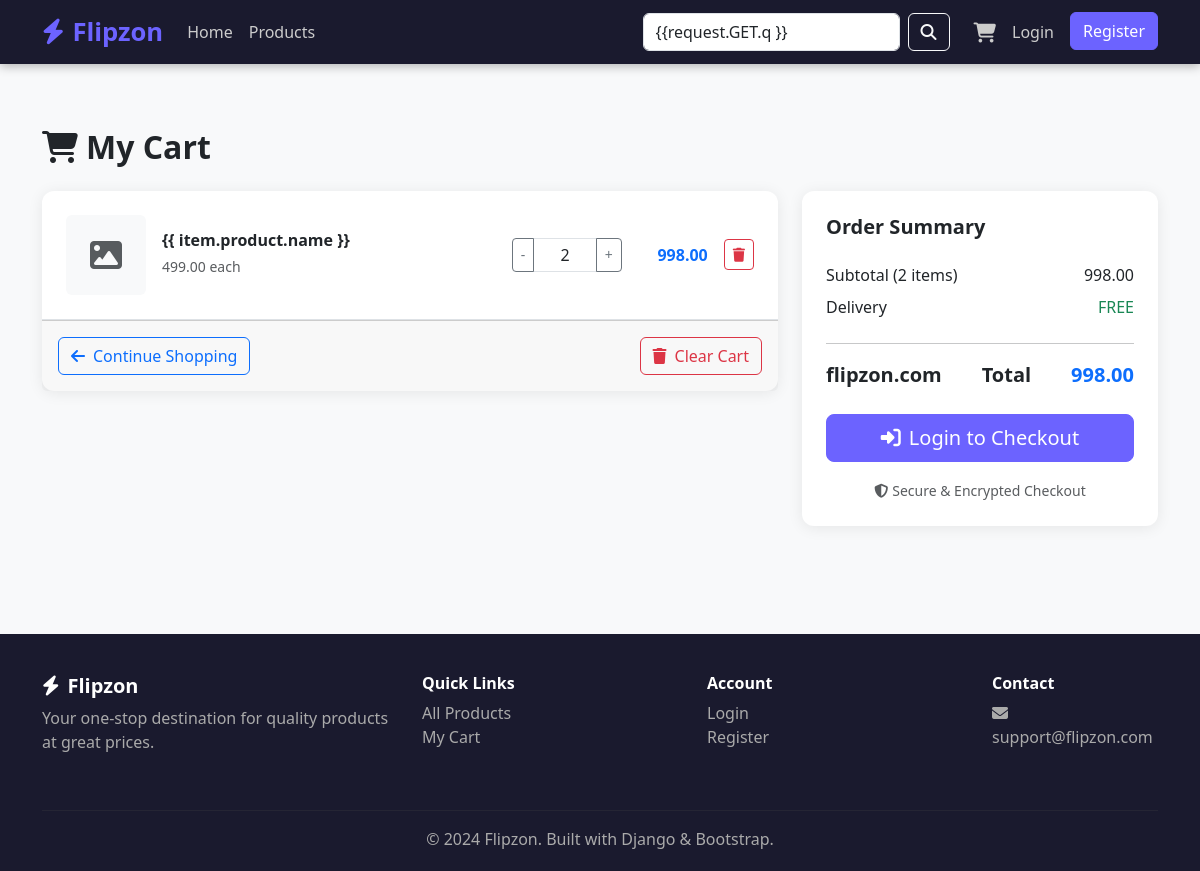
Page /cart/ on the committed database.
### cart/models.py (models this page shows, shortened)
class CartItem(models.Model):
    cart = models.ForeignKey(Cart, on_delete=models.CASCADE, related_name='items')
    product = models.ForeignKey(Product, on_delete=models.CASCADE)
    quantity = models.PositiveIntegerField(default=1)
    @property
    def total_price(self):
        return self.product.final_price * self.quantity

class Cart(models.Model):
    user = models.OneToOneField(User, on_delete=models.CASCADE, null=True, blank=True)
    session_key = models.CharField(max_length=40, null=True, blank=True)
    created_at = models.DateTimeField(auto_now_add=True)
    updated_at = models.DateTimeField(auto_now=True)
    @property
    def total_price(self):
        return sum(item.total_price for item in self.items.all())
    @property
    def total_items(self):
        return sum(item.quantity for item in self.items.all())

### store/models.py (models this page shows, shortened)
class Product(models.Model):
    category = models.ForeignKey(
        Category,
        on_delete=models.CASCADE,
        related_name='products'
    )
    name = models.CharField(max_length=200)
    slug = models.SlugField(unique=True, blank=True)
    description = models.TextField()
    price = models.DecimalField(max_digits=10, decimal_places=2)
    discount_price = models.DecimalField(
        max_digits=10,
        decimal_places=2,
        blank=True,
        null=True
    )
    image = models.ImageField(
        upload_to='products/',
        blank=True,
        null=True
    )
    stock = models.PositiveIntegerField(default=0)
    available = models.BooleanField(default=True)
    featured = models.BooleanField(default=False)
    created_at = models.DateTimeField(auto_now_add=True)
    class Meta:
        ordering = ['-created_at']
    @property
    def final_price(self):
        return self.discount_price if self.discount_price else self.price

### cart/views.py (the view)
# urls.py: path('', views.cart_detail, name='detail'),
def cart_detail(request):
    cart = get_or_create_cart(request)
    return render(request, 'cart/cart.html', {'cart': cart})

### cart/views.py (called while the page is built)
def get_or_create_cart(request):
    if request.user.is_authenticated:
        cart, _ = Cart.objects.get_or_create(user=request.user)
    else:
        if not request.session.session_key:
            request.session.create()
        cart, _ = Cart.objects.get_or_create(
            session_key=request.session.session_key
        )
    return cart

### cart/templates/cart/cart.html (shortened to what this page needs)
{% extends 'base.html' %}
{% block content %}
<div class="container py-5">
<h2 class="fw-bold mb-4"><i class="fas fa-shopping-cart me-2"></i>My Cart</h2>
{% if cart.items.exists %}
<div class="row g-4">
<div class="col-md-8">
<div class="card">
<div class="card-body p-0">
{% for item in cart.items.all %}
<div class="d-flex align-items-center p-4 border-bottom">
{% if item.product.image %}
<img src="{{ item.product.image.url }}" style="width:80px;height:80px;object-fit:cover;border-radius:10px;"
alt="">
{% else %}
<div class="bg-light rounded d-flex align-items-center justify-content-center"
style="width:80px;height:80px;">
<i class="fas fa-image fa-2x text-muted"></i>
</div>
{% endif %}
<div class="ms-3 flex-grow-1">
<h6 class="fw-bold mb-1">
<a href="{% url 'store:product_detail' item.product.slug %}" class="text-dark text-decoration-none">{{
item.product.name }}</a>
</h6>
<small class="text-muted"> {{ item.product.final_price }} each</small>
</div>
<div class="d-flex align-items-center gap-3">
<form action="{% url 'cart:update' item.id %}" method="post" class="d-flex">
<div class="input-group" style="width:110px;">
<button type="submit" name="quantity" value="{{ item.quantity|add:'-1' }}" class="btn btn-outline-secondary
btn-sm">-</button>
<span class="form-control text-center py-1">{{ item.quantity }}</span>
<button type="submit" name="quantity" value="{{ item.quantity|add:'1' }}" class="btn btn-outline-secondary
btn-sm">+</button>
</div>
</form>
<span class="fw-bold text-primary" style="min-width:70px;text-align:right;"> {{ item.total_price }}</span>
<a href="{% url 'cart:remove' item.id %}" class="btn btn-outline-danger btn-sm" onclick="return
confirm('Remove?')">
<i class="fas fa-trash"></i>
</a>
    </div>
</div>
{% endfor %}
</div>
<div class="card-footer d-flex justify-content-between py-3">
<a href="{% url 'store:product_list' %}" class="btn btn-outline-primary"><i class="fas fa-arrow-left
me-2"></i>Continue Shopping</a>
<a href="{% url 'cart:clear' %}" class="btn btn-outline-danger" onclick="return confirm('Clear all
items?')"><i class="fas fa-trash me-2"></i>Clear Cart</a>
</div>
</div>
</div>
<div class="col-md-4">
<div class="card p-4">
<h5 class="fw-bold mb-4">Order Summary</h5>
<div class="d-flex justify-content-between mb-2">
<span>Subtotal ({{ cart.total_items }} items)</span><span> {{ cart.total_price }}</span>
</div>
<div class="d-flex justify-content-between mb-2">
<span>Delivery</span>
<span class="text-success">{% if cart.total_price >= 500 %}FREE{% else %} 50{% endif %}</span>
</div>
<hr>
<div class="d-flex justify-content-between fw-bold fs-5 mb-4">
flipzon.com
<span>Total</span>
<span class="text-primary"> {% if cart.total_price >= 500 %}{{ cart.total_price }}{% else %}{{
cart.total_price|add:50 }}{% endif %}</span>
</div>
{% if user.is_authenticated %}
<a href="{% url 'orders:checkout' %}" class="btn btn-primary w-100 btn-lg">
<i class="fas fa-lock me-2"></i>Proceed to Checkout
</a>
{% else %}
<a href="{% url 'accounts:login' %}?next={% url 'orders:checkout' %}" class="btn btn-primary w-100 btn-lg">
<i class="fas fa-sign-in-alt me-2"></i>Login to Checkout
</a>
{% endif %}
<p class="text-center text-muted mt-3 mb-0">
<small><i class="fas fa-shield-alt me-1"></i>Secure &amp; Encrypted Checkout</small>
</p>
</div>
</div>
</div>
{% endif %}
</div>
{% endblock %}

### templates/base.html (style rules this page uses)
:root { --primary: #6c63ff; --secondary: #f5a623; --dark: #1a1a2e; }
body { font-family: 'Segoe UI', sans-serif; background: #f8f9fa; }
.btn-primary { background: var(--primary); border-color: var(--primary); }
.card { border: none; box-shadow: 0 2px 15px rgba(0,0,0,0.08); border-radius: 12px; transition: transform 0.2s, box-shadow 0.2s; }

### rows in the picture
CartItem: product.final_price "499.00", quantity "2", total_price "998.00"
Cart: total_items "2", total_price "998.00"
